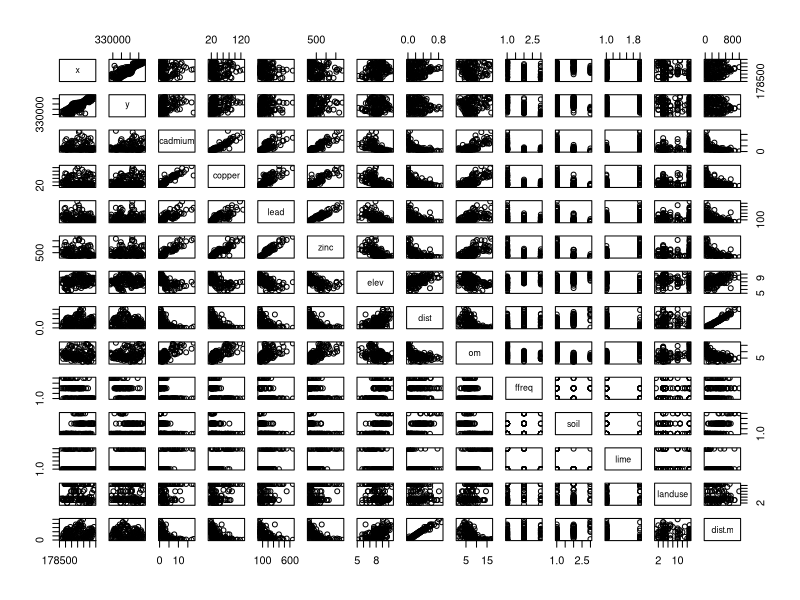
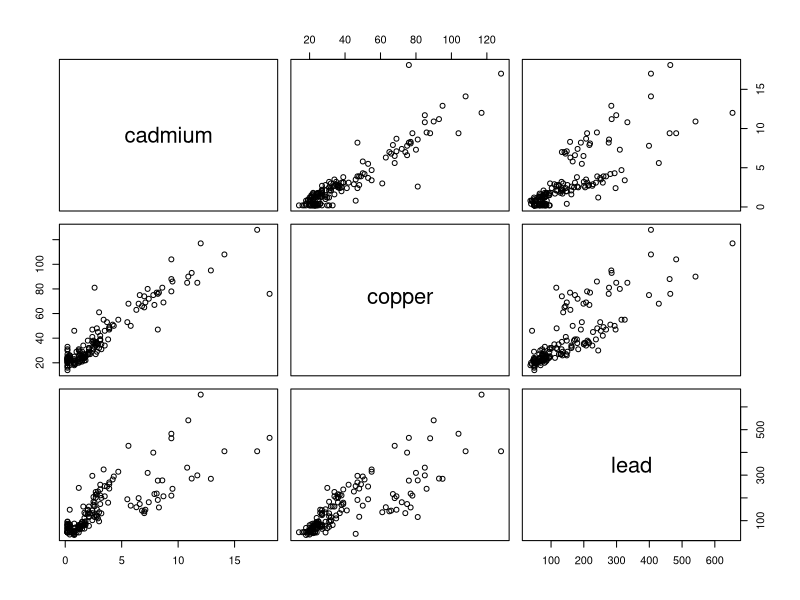
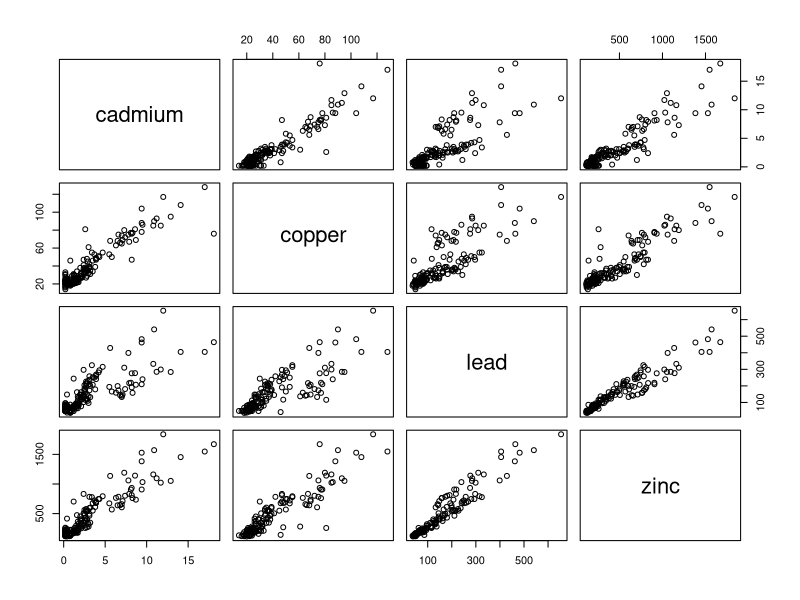
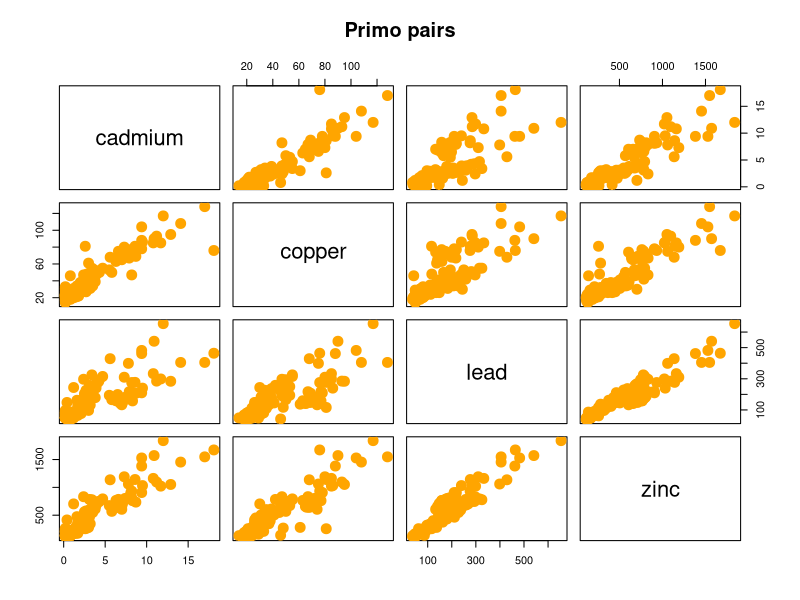
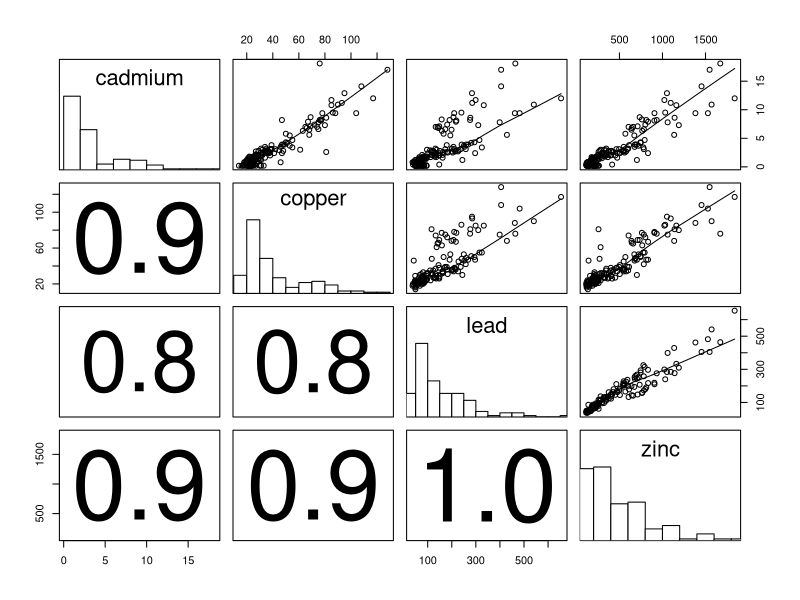
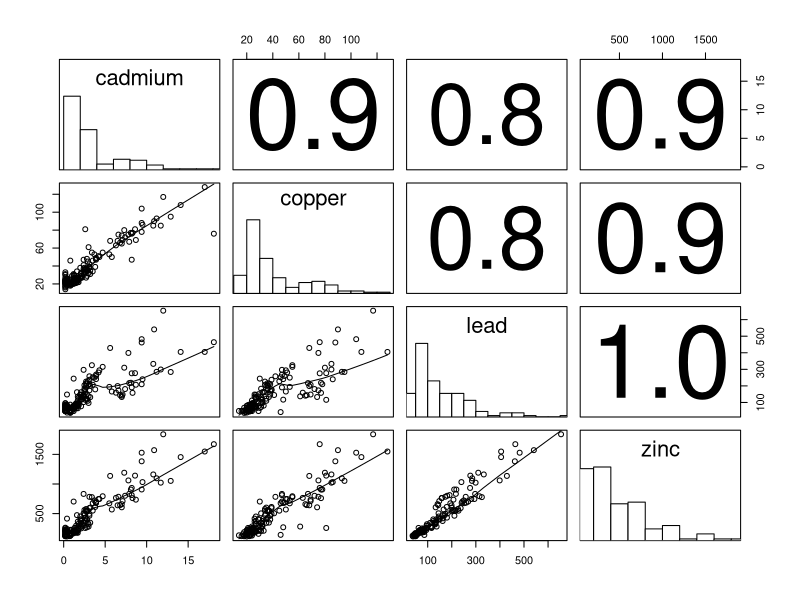
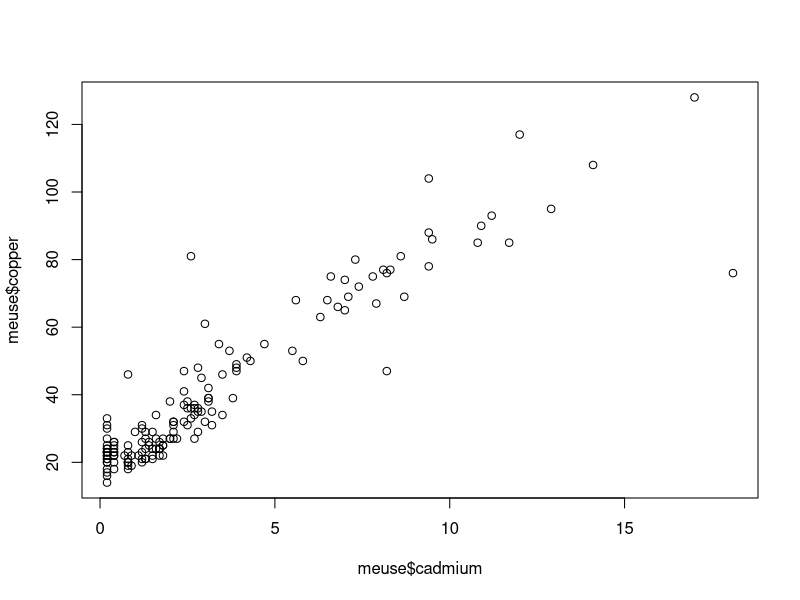
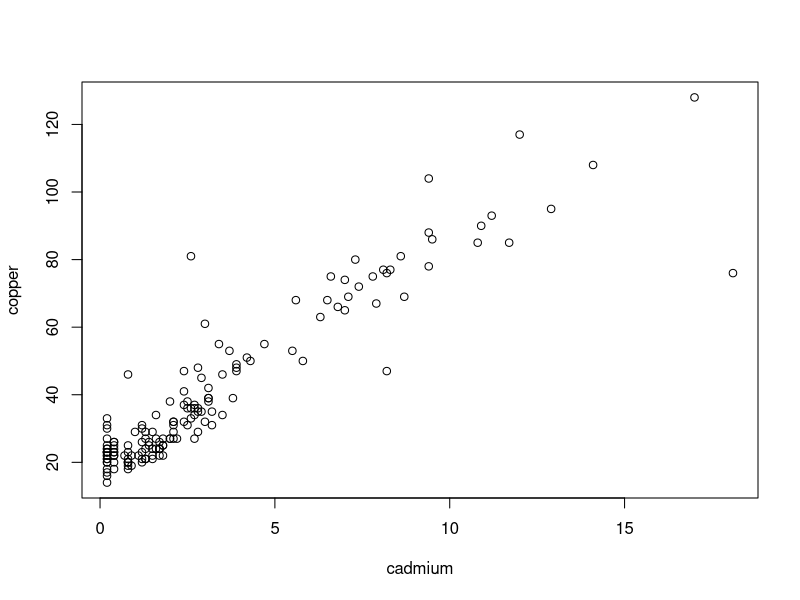

These charts were generated, in order, by the following R code:
# primo codice R

install.packages("sp")
library(sp)
require(sp) # altro modo per caricare pacchetto

data("meuse")
head(meuse)
names(meuse) # nomi delle variabili
summary(meuse) # riporta le statistiche di base per le variabili di meuse

pairs(meuse) # grafici a coppie fra tutte le variabili
pairs(~ cadmium + copper + lead, data = meuse) # grafici a coppie fra le tre variabili selezionate
# il simbolo ~ spesso sta per "uguale" in R

pairs(meuse[, 3:6]) #anzichè scrivere varie colonne prendo subset del database meuse
pairs(meuse[, 3:6],
      col = "orange", pch=19,   # pch sta per "point character"
      cex = 2,                  # cex sta per "character exageration"
      main = "Primo pairs")     # titolo del grafico


panel.correlations <- function(x, y, digits=1, prefix="", cex.cor)
{
  usr <- par("usr"); on.exit(par(usr))
  par(usr = c(0, 1, 0, 1))
  r1=cor(x,y,use="pairwise.complete.obs")
  r <- abs(cor(x, y,use="pairwise.complete.obs"))
  
  txt <- format(c(r1, 0.123456789), digits=digits)[1]
  txt <- paste(prefix, txt, sep="")
  if(missing(cex.cor)) cex <- 0.9/strwidth(txt)
  text(0.5, 0.5, txt, cex = cex * r)
}



panel.smoothing <- function (x, y, col = par("col"), bg = NA, pch = par("pch"),
                             cex = 1, col.smooth = "red", span = 2/3, iter = 3, ...)
{
  points(x, y, pch = pch, col = col, bg = bg, cex = cex)
  ok <- is.finite(x) & is.finite(y)
  if (any(ok))
    lines(stats::lowess(x[ok], y[ok], f = span, iter = iter),
          col = 1, ...)
}
# smoothing fa una sorta di regressione fra due variabili



panel.histograms <- function(x, ...)
{
  usr <- par("usr"); on.exit(par(usr))
  par(usr = c(usr[1:2], 0, 1.5) )
  h <- hist(x, plot = FALSE)
  breaks <- h$breaks; nB <- length(breaks)
  y <- h$counts; y <- y/max(y)
  rect(breaks[-nB], 0, breaks[-1], y, col="white", ...)
}

pairs(meuse[, 3:6], lower.panel = panel.correlations, upper.panel = panel.smoothing, diag.panel = panel.histograms)
#lower.panel è la parte sotto la diagonale
#upper.panel è la parte sopra la diagonale
#diag.panel è la diagonale

pairs(meuse[, 3:6], lower.panel = panel.smoothing, upper.panel = panel.correlations, diag.panel = panel.histograms)

plot(meuse$cadmium,meuse$copper)
attach(meuse)
plot(cadmium,copper)
plot(cadmium,copper,pch=17,col="green",main="Primo plot",xlab="Cadmio",ylab="Rame")
